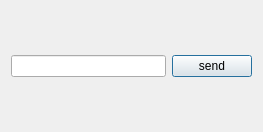
<?xml version="1.0" encoding="UTF-8"?>
<ui version="4.0">
 <class>Dialog</class>
 <widget class="QDialog" name="Dialog">
  <property name="geometry">
   <rect>
    <x>0</x>
    <y>0</y>
    <width>263</width>
    <height>132</height>
   </rect>
  </property>
  <property name="windowTitle">
   <string>Dialog</string>
  </property>
  <layout class="QHBoxLayout" name="horizontalLayout_2">
   <item>
    <widget class="QLineEdit" name="lineEdit"/>
   </item>
   <item>
    <widget class="QPushButton" name="pushButton">
     <property name="text">
      <string>send</string>
     </property>
    </widget>
   </item>
  </layout>
 </widget>
 <resources/>
 <connections/>
</ui>
